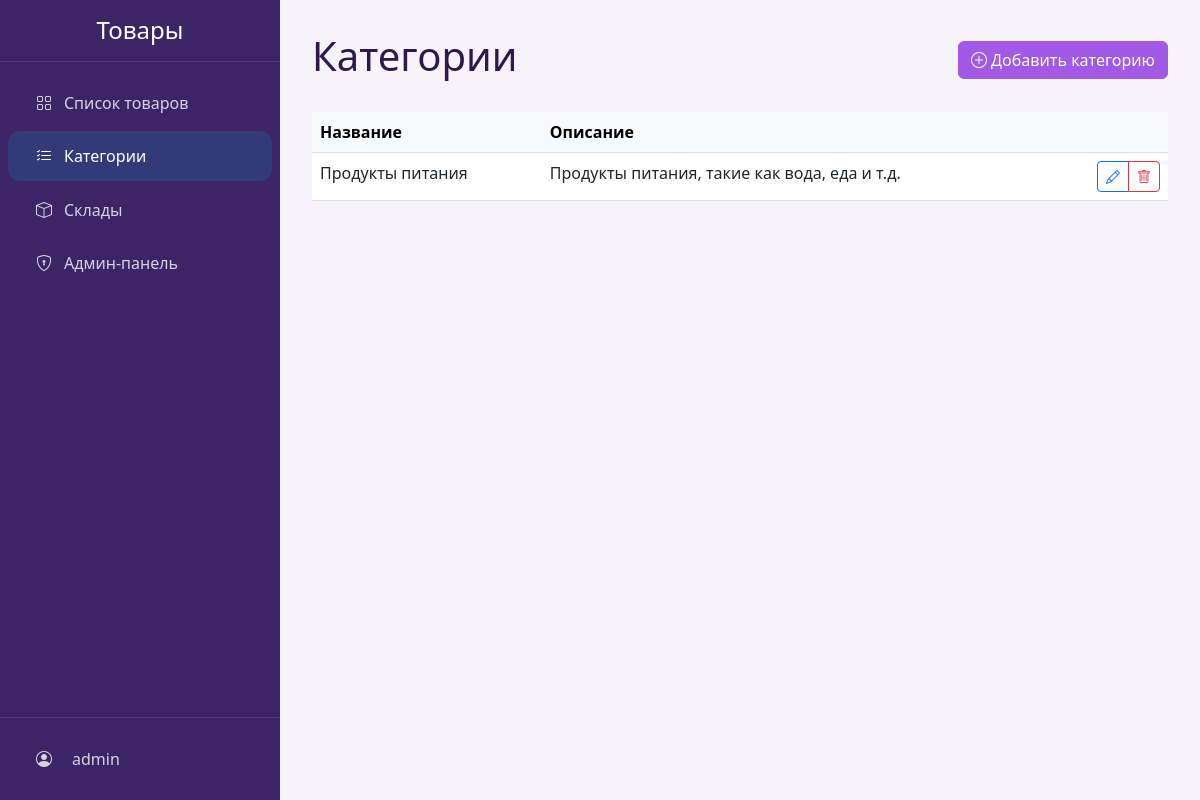
The page /categories/ (signed in) on the database as committed earlier.
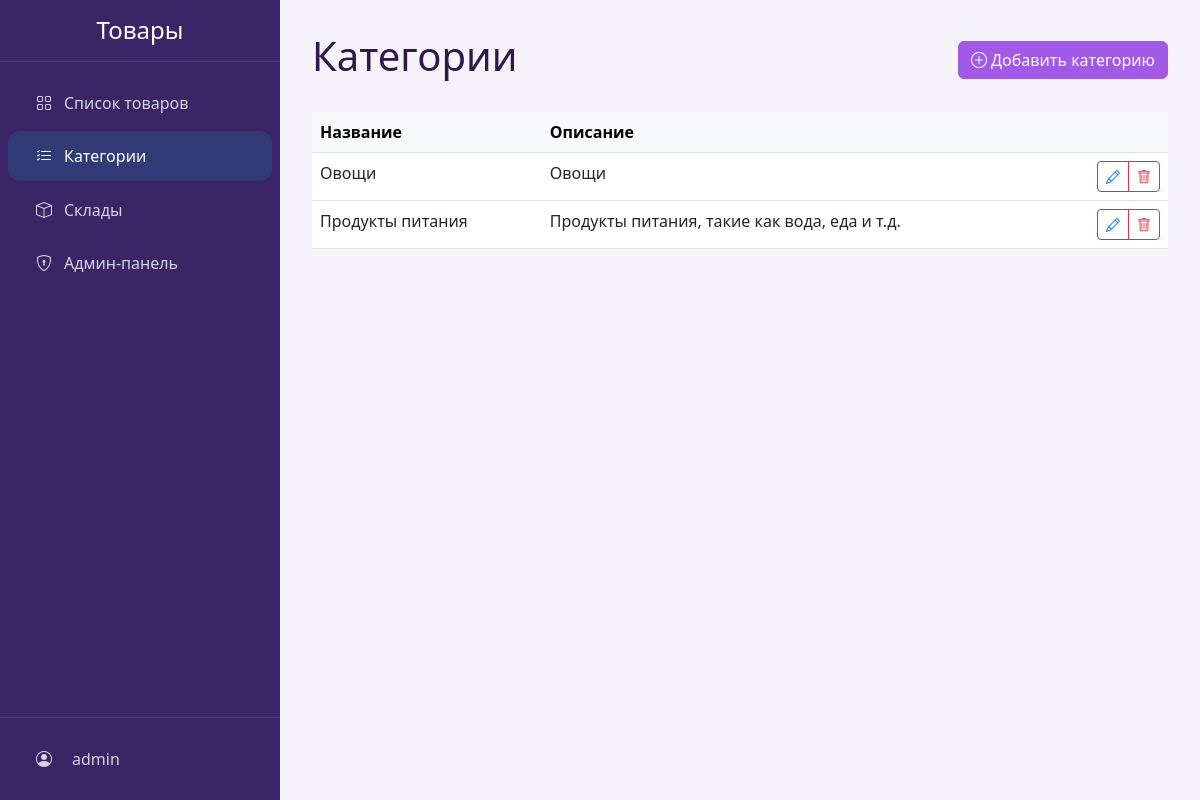
The same page on the database as committed later.
### products/models.py (models this page shows, shortened)
class Category(models.Model):
    name = models.CharField('Название', max_length=100)
    description = models.TextField('Описание', blank=True)
    created_at = models.DateTimeField('Дата создания', auto_now_add=True, null=True, blank=True)
    updated_at = models.DateTimeField('Дата обновления', auto_now=True)
    class Meta:
        verbose_name = 'Категория'
        verbose_name_plural = 'Категории'
        ordering = ['name']

### products/views.py (the view)
# urls.py: path('categories/', views.category_list, name='category_list'),
@login_required
def category_list(request):
    categories = Category.objects.all()
    return render(request, 'categories/list.html', {
        'categories': categories,
    })

### products/templates/categories/list.html (shortened to what this page needs)
{% extends 'base.html' %}
{% block content %}
<div class="row mb-4 align-items-center">
    <div class="col">
        <h1>Категории</h1>
    </div>
    <div class="col-auto">
        <a href="{% url 'category_add' %}" class="btn btn-primary">
            <i class="bi bi-plus-circle"></i>
            <span class="d-none d-md-inline">Добавить категорию</span>
        </a>
    </div>
</div>
<div class="table-responsive">
    <table class="table table-hover">
        <thead class="table-light">
            <tr>
                <th>Название</th>
                <th>Описание</th>
                <th class="text-end"></th>
            </tr>
        </thead>
        <tbody>
            {% for category in categories %}
            <tr>
                <td>{{ category.name }}</td>
                <td>{{ category.description }}</td>
                <td class="text-end">
                    <div class="btn-group">
                        <a href="{% url 'category_edit' category.pk %}" class="btn btn-sm btn-outline-primary" title="Редактировать">
                            <i class="bi bi-pencil"></i>
                        </a>
                        <button type="button"
                                class="btn btn-sm btn-outline-danger delete-btn"
                                data-bs-toggle="modal"
                                data-bs-target="#deleteCategoryModal"
                                data-category-id="{{ category.pk }}"
                                data-category-name="{{ category.name }}"
                                title="Удалить">
                            <i class="bi bi-trash"></i>
                        </button>
                    </div>
                </td>
            </tr>
            {% empty %}
            <tr>
                <td colspan="3" class="text-center py-4">Нет категорий для отображения</td>
            </tr>
            {% endfor %}
        </tbody>
    </table>
</div>
{% endblock %}

Rows that differ between the two databases and show on the page:
added Category: name "Овощи", description "Овощи"
